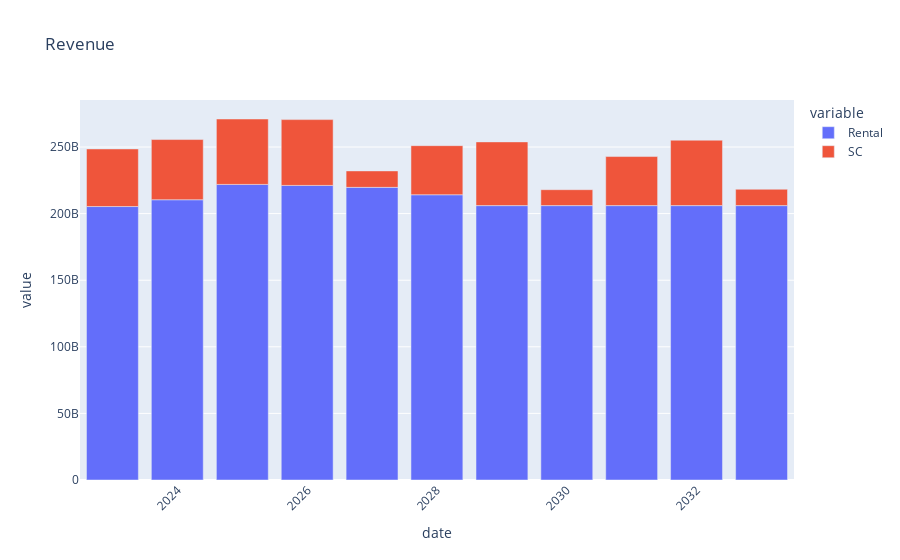

Write notebook code for a chart like this one.
### Code cell
fig = px.bar(
    df_sum,
    x = 'date',
    y = ["Rental", "SC"],
    title = "Revenue",
    labels = {'Rental':'Rp'},
)
fig.update_layout(xaxis_tickangle = -45)
fig.show()

### Figure 1 — Plotly figure (JSON) as saved in the notebook; plotly's stock layout.template omitted (floating-point values rounded to 4 significant figures)
{"data": [{"alignmentgroup": "True", "hovertemplate": "variable=Rental<br>date=%{x}<br>value=%{y}<extra></extra>", "legendgroup": "Rental", "marker": {"color": "#636efa", "pattern": {"shape": ""}}, "name": "Rental", "offsetgroup": "Rental", "orientation": "v", "showlegend": true, "textposition": "auto", "type": "bar", "x": ["2022-12-31T00:00:00", "2023-12-31T00:00:00", "2024-12-31T00:00:00", "2025-12-31T00:00:00", "2026-12-31T00:00:00", "2027-12-31T00:00:00", "2028-12-31T00:00:00", "2029-12-31T00:00:00", "2030-12-31T00:00:00", "2031-12-31T00:00:00", "2032-12-31T00:00:00"], "xaxis": "x", "y": [205300000000.0, 210400000000.0, 221900000000.0, 221200000000.0, 219700000000.0, 214200000000.0, 206000000000.0, 206000000000.0, 206000000000.0, 206000000000.0, 206000000000.0], "yaxis": "y"}, {"alignmentgroup": "True", "hovertemplate": "variable=SC<br>date=%{x}<br>value=%{y}<extra></extra>", "legendgroup": "SC", "marker": {"color": "#EF553B", "pattern": {"shape": ""}}, "name": "SC", "offsetgroup": "SC", "orientation": "v", "showlegend": true, "textposition": "auto", "type": "bar", "x": ["2022-12-31T00:00:00", "2023-12-31T00:00:00", "2024-12-31T00:00:00", "2025-12-31T00:00:00", "2026-12-31T00:00:00", "2027-12-31T00:00:00", "2028-12-31T00:00:00", "2029-12-31T00:00:00", "2030-12-31T00:00:00", "2031-12-31T00:00:00", "2032-12-31T00:00:00"], "xaxis": "x", "y": [43250000000.0, 45180000000.0, 49120000000.0, 49390000000.0, 12350000000.0, 36860000000.0, 47840000000.0, 11960000000.0, 36840000000.0, 49120000000.0, 12280000000.0], "yaxis": "y"}], "layout": {"barmode": "relative", "legend": {"title": {"text": "variable"}, "tracegroupgap": 0}, "title": {"text": "Revenue"}, "xaxis": {"anchor": "y", "domain": [0, 1], "tickangle": -45, "title": {"text": "date"}}, "yaxis": {"anchor": "x", "domain": [0, 1], "title": {"text": "value"}}}}
